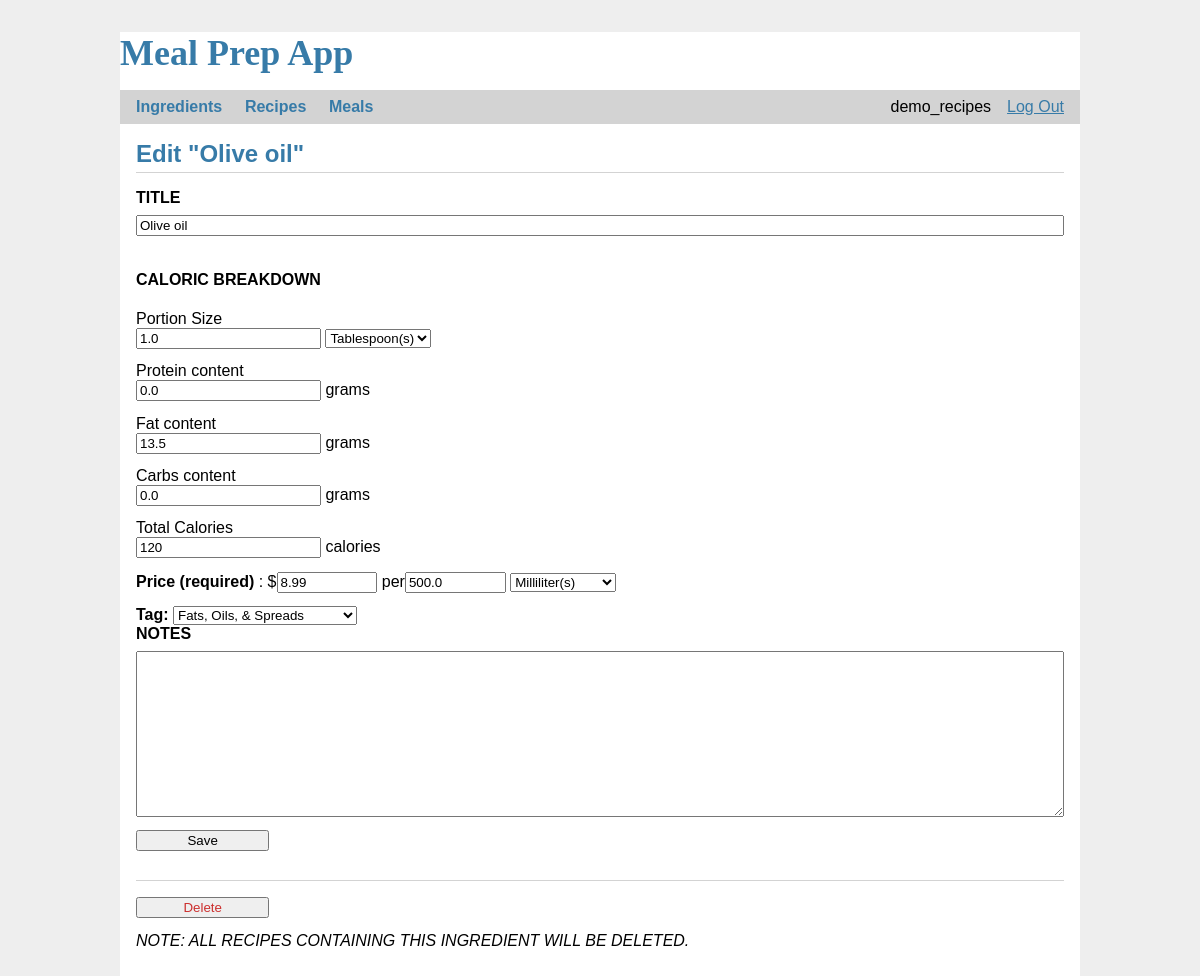
The app's page /ingredients/olive-oil/update (signed in) with its own data.
### tables this page shows
CREATE TABLE user (
  id INTEGER PRIMARY KEY AUTOINCREMENT,
  username TEXT UNIQUE NOT NULL,
  password TEXT NOT NULL
);

CREATE TABLE ingredient (
  id INTEGER PRIMARY KEY,
  name TEXT NOT NULL UNIQUE,
  name_key TEXT NOT NULL UNIQUE, --no whitespace, lowercase
  portion_size FLOAT(2) NOT NULL,
  portion_size_unit TEXT CHECK ( portion_size_unit in ('g', 'kg', 'oz', 'lb', 'cup', 'ml', 'l', 'gal', 'T', 't', 'in', 'unit') ) NOT NULL,
  portion_converted FLOAT(2) NOT NULL, --will be only in grams or in mls
  protein FLOAT(1) NOT NULL,
  fat FLOAT(1) NOT NULL,
  carbs FLOAT(1) NOT NULL,
  calories INT NOT NULL,
  price INT, --this is in cents to avoid float representation issues
  price_size FLOAT(2), --{{1.5}} in i.5lb bag for instance
  price_size_unit TEXT CHECK ( portion_size_unit in ('g', 'kg', 'oz', 'lb', 'cup', 'ml', 'l', 'gal', 'T', 't', 'in', 'unit') ),
  price_converted FLOAT(2), --price converted to g or ml
  tag TEXT CHECK (tag in ('carbs', 'fats', 'proteins', 'vegetables', 'legumes', 'fruit', 'nuts', 'sauces', 'dairy', 'spices', 'others')),
  notes TEXT
);

### app/ingredients.py (the view, shortened to what this page needs)
@bp.route('/<name_key>/update', methods=('GET', 'POST'))
@login_required
def update(name_key):
    ingredient = get_ing(name_key)
    return render_template('ingredients/update.html', ingredient=ingredient, units=__units__, tags=__tags__)

### app/auth.py (called while the page is built)
def login_required(view):
    @functools.wraps(view)
    def wrapped_view(**kwargs):
        if g.user is None:
            return redirect(url_for("auth.login"))
        return view(**kwargs)
    return wrapped_view

@bp.before_app_request
def load_logged_in_user():
    user_id = session.get("user_id")
    if user_id is None:
        g.user = None
    else:
        g.user = (
            get_db().execute("SELECT * FROM user WHERE id = ?", (user_id,)).fetchone()
        )

### app/db.py (called while the page is built)
def get_db():
    if "db" not in g:
        g.db = sqlite3.connect(
            current_app.config["DATABASE"], detect_types=sqlite3.PARSE_DECLTYPES
        )
        g.db.row_factory = sqlite3.Row
    return g.db

### app/ingredients.py (called while the page is built)
def get_ing(name_key):
    ing = get_db().execute(
        'SELECT * FROM ingredient WHERE name_key = ?',
        (name_key,)
    ).fetchone()
    if ing is None:
        abort(404, f"{name_key} is not in the Ingredient table.")
    return ing

### app/templates/ingredients/update.html (shortened to what this page needs)
{% extends 'base.html' %}
{% block header %}
    <h1>{% block title %}Edit "{{ ingredient['name'] }}"{% endblock %}</h1>
{% endblock %}
{% block content %}
    <form method="post">
        <label for="name">TITLE</label>
        <input name="name" id="name" value="{{ ingredient['name'] }}" required>
        <h4>CALORIC BREAKDOWN</h4>
        Portion Size
        <div>
            <input name="portion_size" type="number" min=".01" step=".01" id="portion_size"
                   value="{{ ingredient['portion_size'] }}" required>
            <select name="portion_size_unit" id="portion_size_unit" value="{{ ingredient['portion_size_unit'] }}"
                    required>
                {% for unit in units %}
                    {% if ingredient['portion_size_unit'] == unit %}
                        <option value={{ unit }} selected="selected">
                            {% if unit == "g" %} Gram(s)
                            {% elif unit == "kg" %} Kilogram(s)
                            {% elif unit == "oz" %} Ounce(s)
                            {% elif unit == "cup" %} Cup(s)
                            {% elif unit == "ml" %} Milliliter(s)
                            {% elif unit == "l" %} Liter(s)
                            {% elif unit == "gal" %} Gallon(s)
                            {% elif unit == "in" %} Inch(es)
                            {% elif unit == "T" %} Tablespoon(s)
                            {% elif unit == "t" %} Teaspoons(s)
                            {% elif unit == "unit" %} Unit(s)
                            {% else %} {{ unit }}(s)
                            {% endif %}
                        </option>
                    {% endif %}
                {% endfor %}
            </select>
        </div>
        Protein content
        <div>
            <input name="protein" type="number" step=".1" id="protein" value="{{ ingredient['protein'] }}" required>
            grams
        </div>
        Fat content
        <div>
            <input name="fat" type="number" step=".1" id="fat" value="{{ ingredient['fat'] }}" required> grams
        </div>
        Carbs content
        <div>
            <input name="carbs" type="number" step=".1" id="carbs" value="{{ ingredient['carbs'] }}" required> grams
        </div>
        Total Calories
        <div>
            <input name="calories" type="number" id="calories" value="{{ ingredient['calories'] }}" required> calories
        </div>
        <div>
            <b>Price (required) </b>:
            $<input style="width: 10%" min=0 name="price" type="number" step=".01" id="price"
                    value="{{ ingredient['price']/100 }}">
            per<input style="width: 10%" min=0 name="price_size" type="number" id="price_size"
                      value="{{ ingredient['price_size'] }}">
            <select name="price_size_unit" id="price_size_unit" required>
                {% for unit in units %}
                    {% if ingredient['price_size_unit'] == unit %}
                        <option value={{ unit }} selected="selected">
                            {% if unit == "g" %} Gram(s)
                            {% elif unit == "kg" %} Kilogram(s)
                            {% elif unit == "oz" %} Ounce(s)
                            {% elif unit == "cup" %} Cup(s)
                            {% elif unit == "ml" %} Milliliter(s)
                            {% elif unit == "l" %} Liter(s)
                            {% elif unit == "gal" %} Gallon(s)
                            {% elif unit == "in" %} Inch(es)
                            {% elif unit == "T" %} Tablespoon(s)
                            {% elif unit == "t" %} Teaspoons(s)
                            {% elif unit == "unit" %} Unit(s)
                            {% else %} {{ unit }}(s)
                            {% endif %}
                        </option>
                    {% endif %}
                {% endfor %}
            </select>
        </div>
        <div>
            <b>Tag:</b>
            <select name="tag" id="tag" required>
                {% for tag in tags %}
                    {% if ingredient['tag'] == tag %}
                        <option value={{ tag }} selected="selected">
                            {% if tag == "carbs" %} Grains, Starches, & Sugars
                            {% elif tag == "fats" %} Fats, Oils, & Spreads
                            {% elif tag == "proteins" %} Proteins
                            {% elif tag == "vegetables" %} Veggies
                            {% elif tag == "legumes" %} Legumes
                            {% elif tag == "fruit" %} Fruits
                            {% elif tag == "nuts" %} Nuts & Seeds
                            {% elif tag == "sauces" %} Sauces and Condiments
                            {% elif tag == "dairy" %} Dairy
                            {% elif tag == "spices" %} Spices
                            {% else %} Others
                            {% endif %}
                        </option>
                    {% endif %}
                {% endfor %}
            </select>
        </div>
        <label for="notes">NOTES</label>
        <textarea class="notes" name="notes" id="notes">{{ ingredient['notes'] }}</textarea>
        <input type="submit" value="Save">
    </form>
    <hr>
    <form action="{{ url_for('ingredients.delete', name_key=ingredient['name_key']) }}" method="post">
        <input class="danger" type="submit" value="Delete"
               onclick="return confirm('ALL RECIPES CONTAINING THIS INGREDIENT WILL BE DELETED. \n \n Are you sure?');">
        <em>NOTE: ALL RECIPES CONTAINING THIS INGREDIENT WILL BE DELETED.</em>
    </form>
{% endblock %}

### app/templates/base.html (shortened to what this page needs)
<!doctype html>
<link rel="stylesheet" href="{{ url_for('static', filename='style.css') }}">
<link href="https://cdn.jsdelivr.net/npm/select2@4.0.12/dist/css/select2.min.css" rel="stylesheet"/>
<h1 style="color: #377ba8; font-size: 36px; font-family: 'Calisto MT'">Meal Prep App</h1>
<nav>
    <h1>
        <div class="dropdown">
            <button class="dropbtn">Ingredients</button>
        </div>
        <div class="dropdown">
            <button class="dropbtn">Recipes</button>
        </div>
        <div class="dropdown">
            <button class="dropbtn">Meals</button>
        </div>
    </h1>
    <ul>
        {% if g.user %}
            <li><span>{{ g.user['username'] }}</span>
            <li><a href="{{ url_for('auth.logout') }}">Log Out</a>
                {% else %}
            <li><a href="{{ url_for('auth.register') }}">Register</a>
            <li><a href="{{ url_for('auth.login') }}">Log In</a>
        {% endif %}
    </ul>
</nav>
<section class="content">
    <header>
        {% block header %}{% endblock %}
    </header>
    {% block content %}{% endblock %}
</section>

### app/static/style.css (style rules this page uses)
h1 { font-family: Verdana, sans-serif; color: #377ba8; margin: 1rem 0; }
a { color: #377ba8; }
hr { border: none; border-top: 1px solid lightgray; }
nav { background: lightgray; display: flex; align-items: center; padding: 0 0.5rem; }
nav h1 { flex: auto; margin: 0; }
nav ul { display: flex; list-style: none; margin: 0; padding: 0; }
nav ul li a, nav ul li span, header .action { display: block; padding: 0.5rem; }
.content { padding: 0 1rem 1rem; }
.content > header { border-bottom: 1px solid lightgray; display: flex; align-items: flex-end; }
.content > header h1 { flex: auto; margin: 1rem 0 0.25rem 0; }
.content form { margin: 1em 0; display: flex; flex-direction: column; }
.content label { font-weight: bold; margin-bottom: 0.5em; }
.content input, .content textarea { margin-bottom: 1em; }
.content textarea { min-height: 12em; resize: vertical; }
input.danger { color: #cc2f2e; }
input[type=submit] { align-self: start; min-width: 10em; }
.dropbtn { background-color: lightgray; font-family: Georgia, sans-serif; color: #377ba8; padding: 8px; font-size: 16px; font-weight: bold; border: none; }
.dropdown { position: relative; display: inline-block; }

### records on screen
user: user.username "demo_recipes"
ingredient: name "Olive oil", portion_size "1.0", portion_size_unit "Tablespoon(s)", protein "0.0", fat "13.5", carbs "0.0", calories "120", price "8.99", price_size "500.0", price_size_unit "Milliliter(s)", tag "Fats, Oils, & Spreads"
